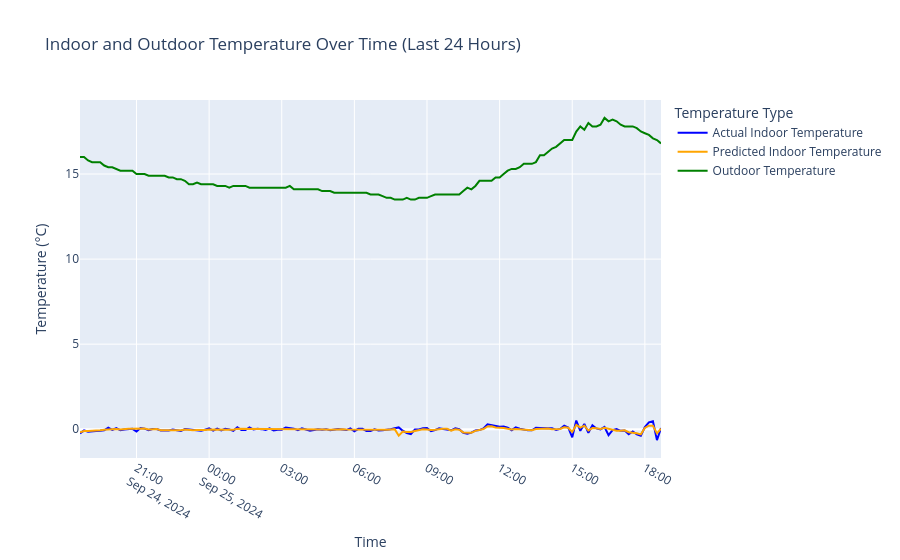

Source (notebook cell):
### Code cell
# Convert 'ts' column to datetime format if it's not already
df['ts'] = pd.to_datetime(df['ts'])  # Convert 'ts' to datetime

# Create a new DataFrame to hold the actual and predicted values along with outdoor temperature
results_df = df[['ts', 'temperature_trend']].copy()  # Copy the time series and actual indoor temperature
results_df['predicted_temperature_trend'] = best_model.predict(X)  # Add predicted indoor temperature using the model
results_df['Temperature_API'] = df['Temperature_API']  # Include outdoor temperature from the original dataframe

# Filter the results to include only the last 24 hours
last_24_hours = results_df[results_df['ts'] >= results_df['ts'].max() - pd.Timedelta(hours=24)]  # Select data from the last 24 hours

with warnings.catch_warnings(): ## Ignore this future warning since it is a Plotly problem, not a problem with my code
    warnings.simplefilter("ignore", FutureWarning)
    # Create the plotly figure
    fig = go.Figure()
    
    # Add traces for actual indoor temperature, predicted indoor temperature, and outdoor temperature
    fig.add_trace(go.Scatter(x=last_24_hours['ts'], y=last_24_hours['temperature_trend'], mode='lines', name='Actual Indoor Temperature', line=dict(color='blue')))  # Trace for actual indoor temperature
    fig.add_trace(go.Scatter(x=last_24_hours['ts'], y=last_24_hours['predicted_temperature_trend'], mode='lines', name='Predicted Indoor Temperature', line=dict(color='orange')))  # Trace for predicted indoor temperature
    fig.add_trace(go.Scatter(x=last_24_hours['ts'], y=last_24_hours['Temperature_API'], mode='lines', name='Outdoor Temperature', line=dict(color='green')))  # Trace for outdoor temperature
    
    # Update layout
    fig.update_layout(title='Indoor and Outdoor Temperature Over Time (Last 24 Hours)',  # Set the title of the plot
                      xaxis_title='Time',  # Label for the x-axis
                      yaxis_title='Temperature (°C)',  # Label for the y-axis
                      legend_title='Temperature Type',  # Title for the legend
                      hovermode='x')  # Enable hover mode for better interaction
    
    # Show the plot
    fig.show()  # Display the plot

### Figure 1 — Plotly figure (JSON) as saved in the notebook; plotly's stock layout.template omitted (floating-point values rounded to 4 significant figures; data arrays with more than 128 entries replaced by an {"elided": "..."} marker saying what was removed)
{"data": [{"line": {"color": "blue"}, "mode": "lines", "name": "Actual Indoor Temperature", "type": "scatter", "x": {"elided": "145 str values"}, "y": {"elided": "145 float values"}}, {"line": {"color": "orange"}, "mode": "lines", "name": "Predicted Indoor Temperature", "type": "scatter", "x": {"elided": "145 str values"}, "y": {"elided": "145 float values"}}, {"line": {"color": "green"}, "mode": "lines", "name": "Outdoor Temperature", "type": "scatter", "x": {"elided": "145 str values"}, "y": {"elided": "145 float values"}}], "layout": {"autosize": true, "hovermode": "x", "legend": {"title": {"text": "Temperature Type"}}, "title": {"text": "Indoor and Outdoor Temperature Over Time (Last 24 Hours)"}, "xaxis": {"autorange": true, "range": ["2024-09-24 18:40", "2024-09-25 18:40"], "title": {"text": "Time"}, "type": "date"}, "yaxis": {"autorange": true, "range": [-1.691, 19.35], "title": {"text": "Temperature (°C)"}, "type": "linear"}}}
